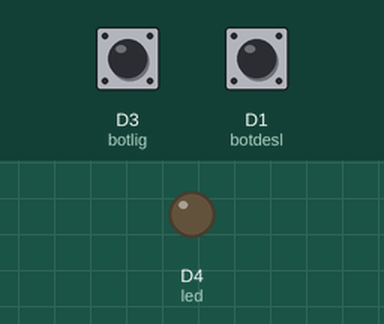
Simulated run of this sketch. Board: ESP8266 (NodeMCU). Parts: output pins drawn as LEDs (lit = HIGH). Inputs (shaded band) come from the test bench; at power-on: D3 (botlig) HIGH, D1 (botdesl) HIGH.

Above: at 1.2 s.
1.3 s: D3 (botlig) pulled LOW for 0.15 s
At 2.5 s:
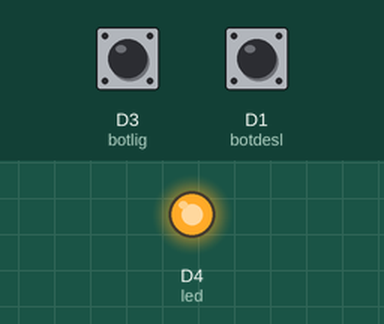
2.9 s: D1 (botdesl) pulled LOW for 0.15 s
At 3.9 s:
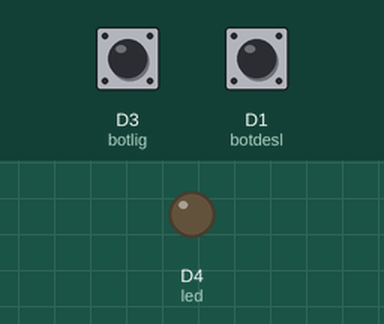
4.5 s: D3 (botlig) pulled LOW for 1 s
At 5.1 s:
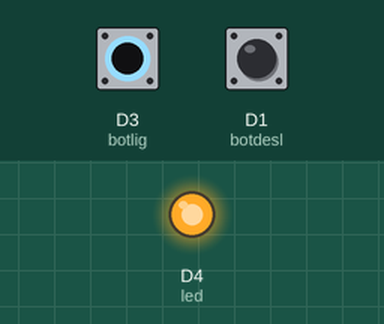
Timing chart, 0 to 7.5 s (numbered marks = the images above; inputs shaded):
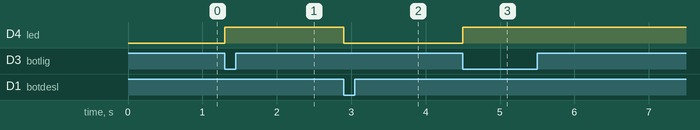

The sketch:

exercicio_1.ino
```cpp
//exercicío 1 Jean Pereira
//ligar e desligar led com 2 botoes

const int botdesl = D1;
const int botlig = D3;
const int led =  D4;

int estbotdesl = 0;
int estbotlig = 0;

void setup() {

  pinMode(led, OUTPUT);
  pinMode(botdesl, INPUT_PULLUP);
  pinMode(botlig, INPUT_PULLUP);

  digitalWrite(led,LOW);
}

void loop() {

  estbotdesl= digitalRead(botdesl);
  estbotlig = digitalRead(botlig);


  if (estbotlig == LOW) {

    digitalWrite(led, HIGH);
  }
  if (estbotdesl == LOW)  {

    digitalWrite(led, LOW);
  }
}
```

Measured:
- after the input at 1.3 s, D4 (led): LOW → HIGH at once
- after the input at 2.9 s, D4 (led): HIGH → LOW at once
- after the input at 4.5 s, D4 (led): LOW → HIGH at once
